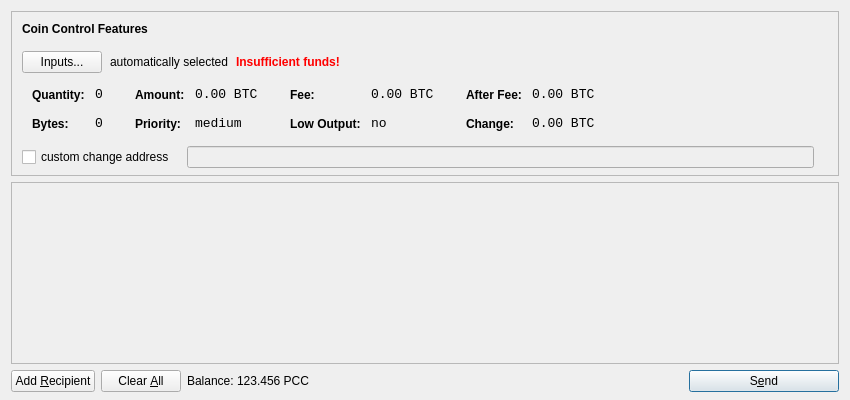
<?xml version="1.0" encoding="UTF-8"?>
<ui version="4.0">
 <class>SendCoinsDialog</class>
 <widget class="QDialog" name="SendCoinsDialog">
  <property name="geometry">
   <rect>
    <x>0</x>
    <y>0</y>
    <width>850</width>
    <height>400</height>
   </rect>
  </property>
  <property name="windowTitle">
   <string>Send Coins</string>
  </property>
  <layout class="QVBoxLayout" name="verticalLayout" stretch="0,1,0">
   <property name="bottomMargin">
    <number>8</number>
   </property>
   <item>
    <widget class="QFrame" name="frameCoinControl">
     <property name="sizePolicy">
      <sizepolicy hsizetype="Expanding" vsizetype="Expanding">
       <horstretch>0</horstretch>
       <verstretch>0</verstretch>
      </sizepolicy>
     </property>
     <property name="maximumSize">
      <size>
       <width>16777215</width>
       <height>16777215</height>
      </size>
     </property>
     <property name="frameShape">
      <enum>QFrame::StyledPanel</enum>
     </property>
     <property name="frameShadow">
      <enum>QFrame::Sunken</enum>
     </property>
     <layout class="QVBoxLayout" name="verticalLayoutCoinControl2">
      <property name="spacing">
       <number>-1</number>
      </property>
      <property name="leftMargin">
       <number>0</number>
      </property>
      <property name="topMargin">
       <number>0</number>
      </property>
      <property name="rightMargin">
       <number>0</number>
      </property>
      <property name="bottomMargin">
       <number>6</number>
      </property>
      <item>
       <layout class="QVBoxLayout" name="verticalLayoutCoinControl" stretch="0,0,0,0,1">
        <property name="spacing">
         <number>0</number>
        </property>
        <property name="leftMargin">
         <number>10</number>
        </property>
        <property name="topMargin">
         <number>10</number>
        </property>
        <item>
         <layout class="QHBoxLayout" name="horizontalLayoutCoinControl1">
          <property name="bottomMargin">
           <number>15</number>
          </property>
          <item>
           <widget class="QLabel" name="labelCoinControlFeatures">
            <property name="sizePolicy">
             <sizepolicy hsizetype="Preferred" vsizetype="Maximum">
              <horstretch>0</horstretch>
              <verstretch>0</verstretch>
             </sizepolicy>
            </property>
            <property name="font">
             <font>
              <weight>75</weight>
              <bold>true</bold>
             </font>
            </property>
            <property name="styleSheet">
             <string notr="true">font-weight:bold;</string>
            </property>
            <property name="text">
             <string>Coin Control Features</string>
            </property>
           </widget>
          </item>
         </layout>
        </item>
        <item>
         <layout class="QHBoxLayout" name="horizontalLayoutCoinControl2" stretch="0,0,0,0">
          <property name="spacing">
           <number>8</number>
          </property>
          <property name="bottomMargin">
           <number>10</number>
          </property>
          <item>
           <widget class="QPushButton" name="pushButtonCoinControl">
            <property name="styleSheet">
             <string notr="true"/>
            </property>
            <property name="text">
             <string>Inputs...</string>
            </property>
           </widget>
          </item>
          <item>
           <widget class="QLabel" name="labelCoinControlAutomaticallySelected">
            <property name="text">
             <string>automatically selected</string>
            </property>
            <property name="margin">
             <number>5</number>
            </property>
           </widget>
          </item>
          <item>
           <widget class="QLabel" name="labelCoinControlInsuffFunds">
            <property name="font">
             <font>
              <weight>75</weight>
              <bold>true</bold>
             </font>
            </property>
            <property name="styleSheet">
             <string notr="true">color:red;font-weight:bold;</string>
            </property>
            <property name="text">
             <string>Insufficient funds!</string>
            </property>
            <property name="margin">
             <number>5</number>
            </property>
           </widget>
          </item>
          <item>
           <spacer name="horizontalSpacerCoinControl">
            <property name="orientation">
             <enum>Qt::Horizontal</enum>
            </property>
            <property name="sizeHint" stdset="0">
             <size>
              <width>40</width>
              <height>1</height>
             </size>
            </property>
           </spacer>
          </item>
         </layout>
        </item>
        <item>
         <widget class="QWidget" name="widgetCoinControl" native="true">
          <property name="sizePolicy">
           <sizepolicy hsizetype="Preferred" vsizetype="Preferred">
            <horstretch>0</horstretch>
            <verstretch>0</verstretch>
           </sizepolicy>
          </property>
          <property name="minimumSize">
           <size>
            <width>0</width>
            <height>0</height>
           </size>
          </property>
          <property name="styleSheet">
           <string notr="true"/>
          </property>
          <layout class="QHBoxLayout" name="horizontalLayoutCoinControl5">
           <property name="margin">
            <number>0</number>
           </property>
           <item>
            <layout class="QHBoxLayout" name="horizontalLayoutCoinControl3" stretch="0,0,0,1">
             <property name="spacing">
              <number>20</number>
             </property>
             <property name="topMargin">
              <number>0</number>
             </property>
             <property name="bottomMargin">
              <number>10</number>
             </property>
             <item>
              <layout class="QFormLayout" name="formLayoutCoinControl1">
               <property name="horizontalSpacing">
                <number>10</number>
               </property>
               <property name="verticalSpacing">
                <number>14</number>
               </property>
               <property name="leftMargin">
                <number>10</number>
               </property>
               <property name="topMargin">
                <number>4</number>
               </property>
               <property name="rightMargin">
                <number>6</number>
               </property>
               <item row="0" column="0">
                <widget class="QLabel" name="labelCoinControlQuantityText">
                 <property name="styleSheet">
                  <string notr="true">font-weight:bold;</string>
                 </property>
                 <property name="text">
                  <string>Quantity:</string>
                 </property>
                 <property name="margin">
                  <number>0</number>
                 </property>
                </widget>
               </item>
               <item row="0" column="1">
                <widget class="QLabel" name="labelCoinControlQuantity">
                 <property name="font">
                  <font>
                   <family>Monospace</family>
                   <pointsize>10</pointsize>
                  </font>
                 </property>
                 <property name="cursor">
                  <cursorShape>IBeamCursor</cursorShape>
                 </property>
                 <property name="contextMenuPolicy">
                  <enum>Qt::ActionsContextMenu</enum>
                 </property>
                 <property name="text">
                  <string notr="true">0</string>
                 </property>
                 <property name="margin">
                  <number>0</number>
                 </property>
                 <property name="textInteractionFlags">
                  <set>Qt::LinksAccessibleByMouse|Qt::TextSelectableByKeyboard|Qt::TextSelectableByMouse</set>
                 </property>
                </widget>
               </item>
               <item row="1" column="0">
                <widget class="QLabel" name="labelCoinControlBytesText">
                 <property name="styleSheet">
                  <string notr="true">font-weight:bold;</string>
                 </property>
                 <property name="text">
                  <string>Bytes:</string>
                 </property>
                </widget>
               </item>
               <item row="1" column="1">
                <widget class="QLabel" name="labelCoinControlBytes">
                 <property name="font">
                  <font>
                   <family>Monospace</family>
                   <pointsize>10</pointsize>
                  </font>
                 </property>
                 <property name="cursor">
                  <cursorShape>IBeamCursor</cursorShape>
                 </property>
                 <property name="contextMenuPolicy">
                  <enum>Qt::ActionsContextMenu</enum>
                 </property>
                 <property name="text">
                  <string notr="true">0</string>
                 </property>
                 <property name="textInteractionFlags">
                  <set>Qt::LinksAccessibleByMouse|Qt::TextSelectableByKeyboard|Qt::TextSelectableByMouse</set>
                 </property>
                </widget>
               </item>
              </layout>
             </item>
             <item>
              <layout class="QFormLayout" name="formLayoutCoinControl2">
               <property name="horizontalSpacing">
                <number>10</number>
               </property>
               <property name="verticalSpacing">
                <number>14</number>
               </property>
               <property name="leftMargin">
                <number>6</number>
               </property>
               <property name="topMargin">
                <number>4</number>
               </property>
               <property name="rightMargin">
                <number>6</number>
               </property>
               <item row="0" column="0">
                <widget class="QLabel" name="labelCoinControlAmountText">
                 <property name="styleSheet">
                  <string notr="true">font-weight:bold;</string>
                 </property>
                 <property name="text">
                  <string>Amount:</string>
                 </property>
                 <property name="margin">
                  <number>0</number>
                 </property>
                </widget>
               </item>
               <item row="0" column="1">
                <widget class="QLabel" name="labelCoinControlAmount">
                 <property name="font">
                  <font>
                   <family>Monospace</family>
                   <pointsize>10</pointsize>
                  </font>
                 </property>
                 <property name="cursor">
                  <cursorShape>IBeamCursor</cursorShape>
                 </property>
                 <property name="contextMenuPolicy">
                  <enum>Qt::ActionsContextMenu</enum>
                 </property>
                 <property name="text">
                  <string notr="true">0.00 BTC</string>
                 </property>
                 <property name="textInteractionFlags">
                  <set>Qt::LinksAccessibleByMouse|Qt::TextSelectableByKeyboard|Qt::TextSelectableByMouse</set>
                 </property>
                </widget>
               </item>
               <item row="1" column="0">
                <widget class="QLabel" name="labelCoinControlPriorityText">
                 <property name="styleSheet">
                  <string notr="true">font-weight:bold;</string>
                 </property>
                 <property name="text">
                  <string>Priority:</string>
                 </property>
                </widget>
               </item>
               <item row="1" column="1">
                <widget class="QLabel" name="labelCoinControlPriority">
                 <property name="font">
                  <font>
                   <family>Monospace</family>
                   <pointsize>10</pointsize>
                  </font>
                 </property>
                 <property name="cursor">
                  <cursorShape>IBeamCursor</cursorShape>
                 </property>
                 <property name="contextMenuPolicy">
                  <enum>Qt::ActionsContextMenu</enum>
                 </property>
                 <property name="text">
                  <string>medium</string>
                 </property>
                 <property name="textInteractionFlags">
                  <set>Qt::LinksAccessibleByMouse|Qt::TextSelectableByKeyboard|Qt::TextSelectableByMouse</set>
                 </property>
                </widget>
               </item>
              </layout>
             </item>
             <item>
              <layout class="QFormLayout" name="formLayoutCoinControl3">
               <property name="horizontalSpacing">
                <number>10</number>
               </property>
               <property name="verticalSpacing">
                <number>14</number>
               </property>
               <property name="leftMargin">
                <number>6</number>
               </property>
               <property name="topMargin">
                <number>4</number>
               </property>
               <property name="rightMargin">
                <number>6</number>
               </property>
               <item row="0" column="0">
                <widget class="QLabel" name="labelCoinControlFeeText">
                 <property name="styleSheet">
                  <string notr="true">font-weight:bold;</string>
                 </property>
                 <property name="text">
                  <string>Fee:</string>
                 </property>
                 <property name="margin">
                  <number>0</number>
                 </property>
                </widget>
               </item>
               <item row="0" column="1">
                <widget class="QLabel" name="labelCoinControlFee">
                 <property name="font">
                  <font>
                   <family>Monospace</family>
                   <pointsize>10</pointsize>
                  </font>
                 </property>
                 <property name="cursor">
                  <cursorShape>IBeamCursor</cursorShape>
                 </property>
                 <property name="contextMenuPolicy">
                  <enum>Qt::ActionsContextMenu</enum>
                 </property>
                 <property name="text">
                  <string notr="true">0.00 BTC</string>
                 </property>
                 <property name="textInteractionFlags">
                  <set>Qt::LinksAccessibleByMouse|Qt::TextSelectableByKeyboard|Qt::TextSelectableByMouse</set>
                 </property>
                </widget>
               </item>
               <item row="1" column="0">
                <widget class="QLabel" name="labelCoinControlLowOutputText">
                 <property name="styleSheet">
                  <string notr="true">font-weight:bold;</string>
                 </property>
                 <property name="text">
                  <string>Low Output:</string>
                 </property>
                </widget>
               </item>
               <item row="1" column="1">
                <widget class="QLabel" name="labelCoinControlLowOutput">
                 <property name="font">
                  <font>
                   <family>Monospace</family>
                   <pointsize>10</pointsize>
                  </font>
                 </property>
                 <property name="cursor">
                  <cursorShape>IBeamCursor</cursorShape>
                 </property>
                 <property name="contextMenuPolicy">
                  <enum>Qt::ActionsContextMenu</enum>
                 </property>
                 <property name="text">
                  <string>no</string>
                 </property>
                 <property name="textInteractionFlags">
                  <set>Qt::LinksAccessibleByMouse|Qt::TextSelectableByKeyboard|Qt::TextSelectableByMouse</set>
                 </property>
                </widget>
               </item>
              </layout>
             </item>
             <item>
              <layout class="QFormLayout" name="formLayoutCoinControl4">
               <property name="horizontalSpacing">
                <number>10</number>
               </property>
               <property name="verticalSpacing">
                <number>14</number>
               </property>
               <property name="leftMargin">
                <number>6</number>
               </property>
               <property name="topMargin">
                <number>4</number>
               </property>
               <property name="rightMargin">
                <number>6</number>
               </property>
               <item row="0" column="0">
                <widget class="QLabel" name="labelCoinControlAfterFeeText">
                 <property name="styleSheet">
                  <string notr="true">font-weight:bold;</string>
                 </property>
                 <property name="text">
                  <string>After Fee:</string>
                 </property>
                 <property name="margin">
                  <number>0</number>
                 </property>
                </widget>
               </item>
               <item row="0" column="1">
                <widget class="QLabel" name="labelCoinControlAfterFee">
                 <property name="font">
                  <font>
                   <family>Monospace</family>
                   <pointsize>10</pointsize>
                  </font>
                 </property>
                 <property name="cursor">
                  <cursorShape>IBeamCursor</cursorShape>
                 </property>
                 <property name="contextMenuPolicy">
                  <enum>Qt::ActionsContextMenu</enum>
                 </property>
                 <property name="text">
                  <string notr="true">0.00 BTC</string>
                 </property>
                 <property name="textInteractionFlags">
                  <set>Qt::LinksAccessibleByMouse|Qt::TextSelectableByKeyboard|Qt::TextSelectableByMouse</set>
                 </property>
                </widget>
               </item>
               <item row="1" column="0">
                <widget class="QLabel" name="labelCoinControlChangeText">
                 <property name="styleSheet">
                  <string notr="true">font-weight:bold;</string>
                 </property>
                 <property name="text">
                  <string>Change:</string>
                 </property>
                </widget>
               </item>
               <item row="1" column="1">
                <widget class="QLabel" name="labelCoinControlChange">
                 <property name="font">
                  <font>
                   <family>Monospace</family>
                   <pointsize>10</pointsize>
                  </font>
                 </property>
                 <property name="cursor">
                  <cursorShape>IBeamCursor</cursorShape>
                 </property>
                 <property name="contextMenuPolicy">
                  <enum>Qt::ActionsContextMenu</enum>
                 </property>
                 <property name="text">
                  <string notr="true">0.00 BTC</string>
                 </property>
                 <property name="textInteractionFlags">
                  <set>Qt::LinksAccessibleByMouse|Qt::TextSelectableByKeyboard|Qt::TextSelectableByMouse</set>
                 </property>
                </widget>
               </item>
              </layout>
             </item>
            </layout>
           </item>
          </layout>
         </widget>
        </item>
        <item>
         <layout class="QHBoxLayout" name="horizontalLayoutCoinControl4" stretch="0,0,0">
          <property name="spacing">
           <number>12</number>
          </property>
          <property name="sizeConstraint">
           <enum>QLayout::SetDefaultConstraint</enum>
          </property>
          <property name="topMargin">
           <number>5</number>
          </property>
          <property name="rightMargin">
           <number>5</number>
          </property>
          <item>
           <widget class="QCheckBox" name="checkBoxCoinControlChange">
            <property name="text">
             <string>custom change address</string>
            </property>
           </widget>
          </item>
          <item>
           <widget class="QLineEdit" name="lineEditCoinControlChange">
            <property name="enabled">
             <bool>false</bool>
            </property>
            <property name="sizePolicy">
             <sizepolicy hsizetype="Expanding" vsizetype="Fixed">
              <horstretch>0</horstretch>
              <verstretch>0</verstretch>
             </sizepolicy>
            </property>
           </widget>
          </item>
          <item>
           <widget class="QLabel" name="labelCoinControlChangeLabel">
            <property name="sizePolicy">
             <sizepolicy hsizetype="Preferred" vsizetype="Expanding">
              <horstretch>0</horstretch>
              <verstretch>0</verstretch>
             </sizepolicy>
            </property>
            <property name="minimumSize">
             <size>
              <width>0</width>
              <height>0</height>
             </size>
            </property>
            <property name="text">
             <string/>
            </property>
            <property name="margin">
             <number>3</number>
            </property>
           </widget>
          </item>
         </layout>
        </item>
        <item>
         <spacer name="verticalSpacerCoinControl">
          <property name="orientation">
           <enum>Qt::Vertical</enum>
          </property>
          <property name="sizeHint" stdset="0">
           <size>
            <width>800</width>
            <height>1</height>
           </size>
          </property>
         </spacer>
        </item>
       </layout>
      </item>
     </layout>
    </widget>
   </item>
   <item>
    <widget class="QScrollArea" name="scrollArea">
     <property name="widgetResizable">
      <bool>true</bool>
     </property>
     <widget class="QWidget" name="scrollAreaWidgetContents">
      <property name="geometry">
       <rect>
        <x>0</x>
        <y>0</y>
        <width>830</width>
        <height>165</height>
       </rect>
      </property>
      <layout class="QVBoxLayout" name="verticalLayout_2">
       <property name="margin">
        <number>0</number>
       </property>
       <item>
        <layout class="QVBoxLayout" name="entries">
         <property name="spacing">
          <number>6</number>
         </property>
        </layout>
       </item>
       <item>
        <spacer name="verticalSpacer">
         <property name="orientation">
          <enum>Qt::Vertical</enum>
         </property>
         <property name="sizeHint" stdset="0">
          <size>
           <width>20</width>
           <height>40</height>
          </size>
         </property>
        </spacer>
       </item>
      </layout>
     </widget>
    </widget>
   </item>
   <item>
    <layout class="QHBoxLayout" name="horizontalLayout">
     <item>
      <widget class="QPushButton" name="addButton">
       <property name="toolTip">
        <string>Send to multiple recipients at once</string>
       </property>
       <property name="text">
        <string>Add &amp;Recipient</string>
       </property>
       <property name="icon">
        <iconset resource="../bitcoin.qrc">
         <normaloff>:/icons/add</normaloff>:/icons/add</iconset>
       </property>
       <property name="autoDefault">
        <bool>false</bool>
       </property>
      </widget>
     </item>
     <item>
      <widget class="QPushButton" name="clearButton">
       <property name="sizePolicy">
        <sizepolicy hsizetype="Minimum" vsizetype="Fixed">
         <horstretch>0</horstretch>
         <verstretch>0</verstretch>
        </sizepolicy>
       </property>
       <property name="toolTip">
        <string>Remove all transaction fields</string>
       </property>
       <property name="text">
        <string>Clear &amp;All</string>
       </property>
       <property name="icon">
        <iconset resource="../bitcoin.qrc">
         <normaloff>:/icons/remove</normaloff>:/icons/remove</iconset>
       </property>
       <property name="autoRepeatDelay">
        <number>300</number>
       </property>
       <property name="autoDefault">
        <bool>false</bool>
       </property>
      </widget>
     </item>
     <item>
      <layout class="QHBoxLayout" name="horizontalLayout_2">
       <property name="spacing">
        <number>3</number>
       </property>
       <item>
        <widget class="QLabel" name="label">
         <property name="text">
          <string>Balance:</string>
         </property>
        </widget>
       </item>
       <item>
        <widget class="QLabel" name="labelBalance">
         <property name="cursor">
          <cursorShape>IBeamCursor</cursorShape>
         </property>
         <property name="text">
          <string>123.456 PCC</string>
         </property>
         <property name="textInteractionFlags">
          <set>Qt::LinksAccessibleByMouse|Qt::TextSelectableByKeyboard|Qt::TextSelectableByMouse</set>
         </property>
        </widget>
       </item>
      </layout>
     </item>
     <item>
      <spacer name="horizontalSpacer">
       <property name="orientation">
        <enum>Qt::Horizontal</enum>
       </property>
       <property name="sizeHint" stdset="0">
        <size>
         <width>40</width>
         <height>20</height>
        </size>
       </property>
      </spacer>
     </item>
     <item>
      <widget class="QPushButton" name="sendButton">
       <property name="minimumSize">
        <size>
         <width>150</width>
         <height>0</height>
        </size>
       </property>
       <property name="toolTip">
        <string>Confirm the send action</string>
       </property>
       <property name="text">
        <string>S&amp;end</string>
       </property>
       <property name="icon">
        <iconset resource="../bitcoin.qrc">
         <normaloff>:/icons/send</normaloff>:/icons/send</iconset>
       </property>
       <property name="default">
        <bool>true</bool>
       </property>
      </widget>
     </item>
    </layout>
   </item>
  </layout>
 </widget>
 <resources>
  <include location="../bitcoin.qrc"/>
 </resources>
 <connections/>
</ui>
